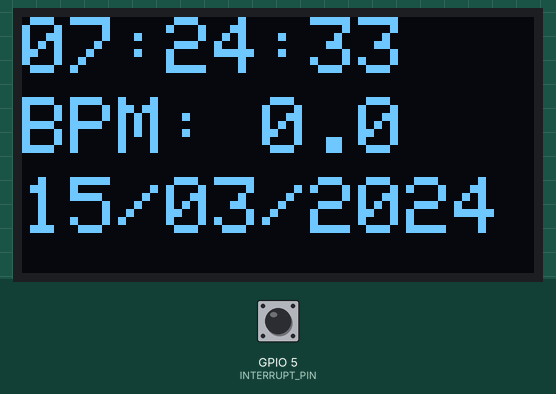
This sketch was run on a simulated ESP32. Parts: 128×64 one-colour display. The inputs (shaded band) are chosen by the test bench; at power-on: GPIO 5 (INTERRUPT_PIN) LOW. The local clock reads 2024-03-15 10:24:30 at power-on unless the sketch sets it; no MQTT or app messages arrive unless stated; what the sketch prints to the serial monitor is not drawn.

Above: at 4.2 s.
4.3 s: GPIO 5 (INTERRUPT_PIN) pulled HIGH for 0.15 s
7.4 s: GPIO 5 (INTERRUPT_PIN) pulled HIGH for 1 s
At 9.3 s:
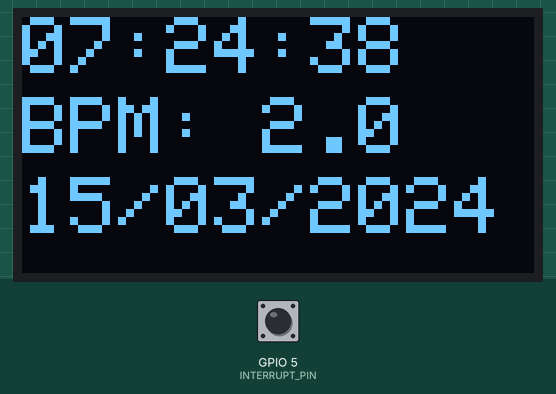
9.9 s: GPIO 5 (INTERRUPT_PIN) pulled HIGH for 0.15 s
13.0 s: GPIO 5 (INTERRUPT_PIN) pulled HIGH for 1 s
At 13.75 s:
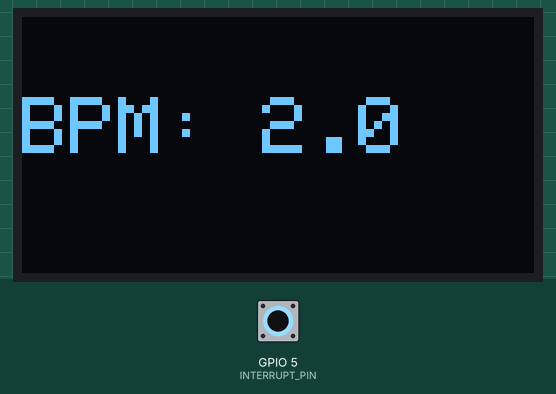
Timing chart, 0 to 16.0 s (numbered marks = the images above; inputs shaded):
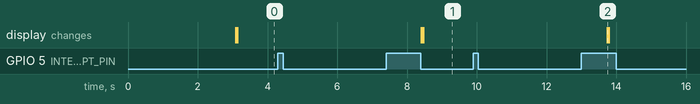

Measured:
- after the input at 4.3 s, every drawn part: stays the same
- after the input at 9.9 s, every drawn part: stays the same

The sketch:

BPM_ESP32.ino
```cpp
#include "EspMQTTClient.h"
#include "ArduinoJson.h"
#include <Wire.h>
#include <Adafruit_GFX.h>
#include <Adafruit_SSD1306.h>
#include <time.h>
#include <Adafruit_MPU6050.h>
#include <Adafruit_Sensor.h>


// MQTT Configuracoes
EspMQTTClient client{
  "Wokwi-GUEST", //SSID do WiFi
  "",     // Senha do wifi
  "mqtt.tago.io",  // Endereço do servidor
  "Default",       // Usuario
  "fa9f6c56-873d-42c1-b61c-d18019393c65",         // Token do device
  "esp",           // Nome do device
  1883             // Porta de comunicação
};

//Definições Display
#define SCREEN_WIDTH 128
#define SCREEN_HEIGHT 64
#define OLED_RESET    -1

//Configuração Display e MPU
Adafruit_SSD1306 display(SCREEN_WIDTH, SCREEN_HEIGHT, &Wire, OLED_RESET);
Adafruit_MPU6050 mpu;

float pulseFrequency;
float pulseRate;

#define NTP_SERVER     "a.ntp.br"
#define UTC_OFFSET     0
#define UTC_OFFSET_DST 0

#define PULSE_PER_BEAT    1           // Número de pulsos por batimento cardíaco
#define INTERRUPT_PIN     5           // Pino de interrupção
#define SAMPLING_INTERVAL 1000        // Intervalo de amostragem em milissegundos

volatile uint16_t pulse;              // Variável que será incrementada na interrupção
uint16_t count;                       // Variável para armazenar o valor atual de pulse

float heartRate;                      // Frequência cardíaca calculada a partir de count

portMUX_TYPE mux = portMUX_INITIALIZER_UNLOCKED;  // Mutex para garantir acesso seguro a pulse

void IRAM_ATTR HeartRateInterrupt() {
  portENTER_CRITICAL_ISR(&mux);  // Entra em uma seção crítica de interrupção
  pulse++;  // Incrementa a variável pulse de maneira segura
  portEXIT_CRITICAL_ISR(&mux);   // Sai da seção crítica de interrupção
}

//Variáveis JSON
char bpm[100];

void setup()
{
  Serial.begin(9600);

  pinMode(INTERRUPT_PIN, INPUT);
  attachInterrupt(digitalPinToInterrupt(INTERRUPT_PIN), HeartRateInterrupt, RISING);  // Configura a interrupção no pino
  Wire.setClock(400000);
  display.begin(SSD1306_SWITCHCAPVCC, 0x3C);
  display.setTextColor(WHITE);
  display.clearDisplay();
  display.setTextSize(2);
  display.setCursor(0, 20);
  display.print("BPM: ");
  display.display();

  Serial.println("Conectando WiFi");
  while (!client.isWifiConnected()) {
    Serial.print('.');
    client.loop();
    delay(1000);
  }
  Serial.println("WiFi Conectado");
  Serial.println("Conectando com Servidor MQTT");
  while (!client.isMqttConnected()) {
    Serial.print('.');
    client.loop();
    delay(1000);
  }
  Serial.println("MQTT Conectado");

  configTime(UTC_OFFSET, UTC_OFFSET_DST, NTP_SERVER);

  Wire.begin();
  if (!mpu.begin()) {
    Serial.println("Failed to find MPU6050 chip");
    while (1) {
      delay(10);
    }
  }

  mpu.setAccelerometerRange(MPU6050_RANGE_8_G);
  mpu.setGyroRange(MPU6050_RANGE_250_DEG);
  mpu.setFilterBandwidth(MPU6050_BAND_21_HZ);

}
// This function is called once everything is connected (Wifi and MQTT)
// WARNING : YOU MUST IMPLEMENT IT IF YOU USE EspMQTTClient
void onConnectionEstablished()
{}

void loop() {
  HeartRate();  // Chama a função principal
  printPulseRate();
  printLocalTime();
  delay(250);
  sendBpm();

}

void HeartRate() {
  static unsigned long startTime;
  if (millis() - startTime < SAMPLING_INTERVAL) return;   // Intervalo de amostragem
  startTime = millis();

  portENTER_CRITICAL(&mux);  // Entra em uma seção crítica
  count = pulse;  // Salva o valor atual de pulse e zera pulse
  pulse = 0;
  portEXIT_CRITICAL(&mux);   // Sai da seção crítica

  // Ajuste na fórmula para mapear a faixa de 0 Hz a 220 Hz para a frequência cardíaca em BPM
  heartRate = map(count, 0, 220, 0, 220);  // Mapeia a contagem para a faixa desejada


  Serial.println("Heart Rate: " + String(heartRate, 2) + " BPM");

  UpdateDisplay();
}

void UpdateDisplay() {
  display.clearDisplay();
  display.setTextSize(2);
  display.setCursor(0, 20);
  display.print("BPM: ");
  display.print(heartRate, 1);
  display.display();
}

void printLocalTime() {
  struct tm timeinfo;
  if (!getLocalTime(&timeinfo)) {
    display.setCursor(0, 40);
    display.println("Connection Err");
    return;
  }

  timeinfo.tm_hour -= 3;
  if (timeinfo.tm_hour < 0) {
    timeinfo.tm_hour += 24;
  }

  display.setCursor(0, 0);
  display.println(&timeinfo, "%H:%M:%S");
  display.setCursor(0, 40);
  display.println(&timeinfo, "%d/%m/%Y");

  display.display();
}

void printPulseRate() {
  display.setCursor(0, 20);
  display.print("BPM: ");
  display.print(heartRate, 1);
  display.display();
}

void sendBpm(){

  StaticJsonDocument<300> BPM;
  BPM["variable"] = "Batimento";
  BPM["value"] = heartRate;

  serializeJson(BPM, bpm);
  client.publish("info/BPM", bpm);
  delay(5000);

  client.loop();
}
```
